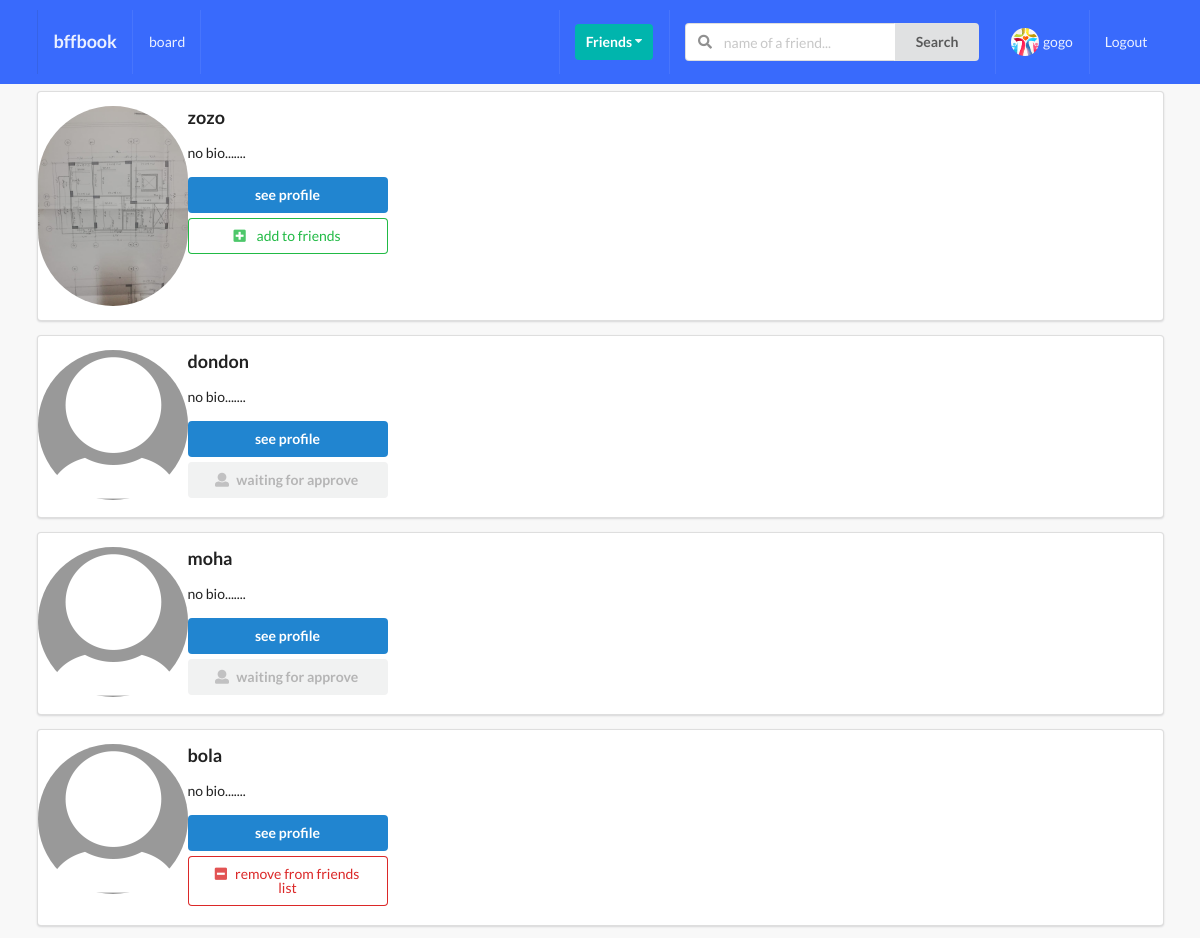
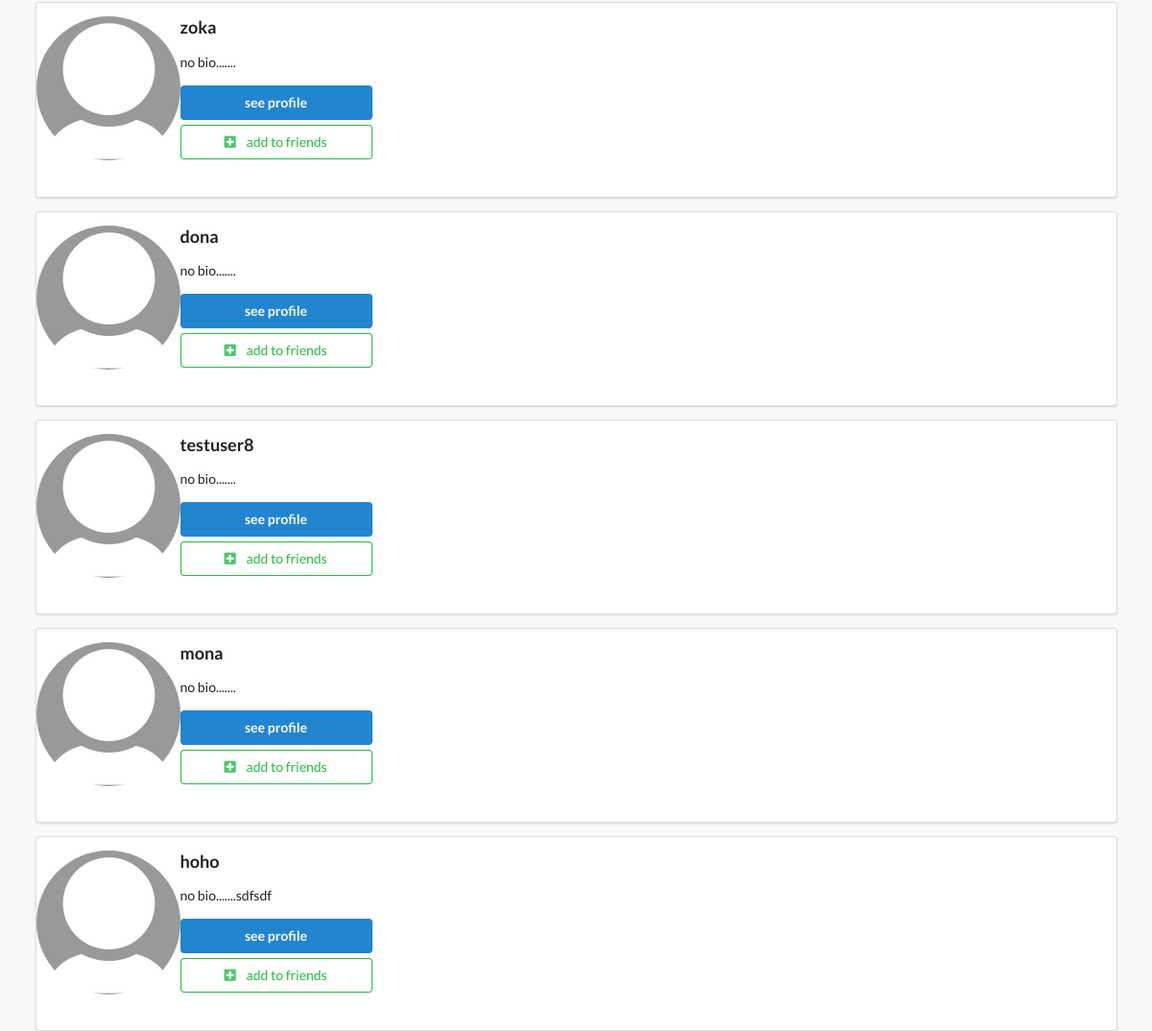
/profiles/profiles_available_for_inviting/ (signed in), run on the app's committed database (2 pictures, top to bottom).
### profiles/models.py (models this page shows, shortened)
class Profile(models.Model):
    first_name = models.CharField(max_length=200, blank=True, null=True)
    last_name = models.CharField(max_length=200, blank=True, null=True)
    user = models.OneToOneField(User, on_delete=models.CASCADE)
    bio = models.TextField(max_length=300, default="no bio.......")
    email = models.EmailField(max_length=200, blank=True, null=True)
    country = models.CharField(max_length=200, blank=True, null=True)
    avatar = models.ImageField(default='avatar.jpg', upload_to='avatars/')
    friends = models.ManyToManyField(User, blank=True, related_name='friends')
    slug = models.SlugField(unique=True, blank=True, null=True)
    updated = models.DateTimeField(auto_now=True)
    created = models.DateTimeField(auto_now_add=True)
    objects = ProfileManager()
    def get_absolute_url(self):
        return reverse('profiles:profile_detail', kwargs={'slug': self.slug})

### profiles/views.py (the view)
# urls.py: path('profiles_available_for_inviting/',profiles_available_for_inviting.as_view(),name='profiles_available_for_inviting'),
class profiles_available_for_inviting(ListView):
    model = Profile
    template_name = 'profiles/profiles_avilable_for_inviting.html'
    context_object_name = 'qs'
    def get_queryset(self):
        qs = Profile.objects.get_all_profiles(self.request.user)
        return qs
    def get_context_data(self, **kwargs):
        context = super().get_context_data(**kwargs)
        user = User.objects.get(username__iexact=self.request.user)
        profile = Profile.objects.get(user=user)
        rel_r = Relationship.objects.filter(sender=profile)
        rel_s = Relationship.objects.filter(reciever=profile)
        rel_sender = []
        rel_reciever = []
        for item in rel_r:
            rel_reciever.append(item.reciever.user)
        for item in rel_s:
            rel_sender.append(item.sender.user)
        context['rel_reciever'] = rel_reciever
        print(rel_reciever)
        context['rel_sender'] = rel_sender
        context['is_empty'] = False
        if len(self.get_queryset()) == 0:
            context['is_empty'] = True
        return context

### profiles/context_processors.py (called while the page is built)
def ava_context(request):
    if request.user.is_authenticated:
        prof_instance=Profile.objects.get(user=request.user)
        prof_avatar=prof_instance.avatar
        return{'avatar_pic':prof_avatar}
    return {}

def invitation_recieved_count(request):
    if request.user.is_authenticated:
        prof_instance = Profile.objects.get(user=request.user)
        rel_invitation_recieved=Relationship.objects.invitation_recieved(prof_instance).count()
        return {'invitations_no':rel_invitation_recieved}
    else:
        return {}

### profiles/models.py (called while the page is built)
    def get_all_profiles(self, me):
        profiles = Profile.objects.all().exclude(user=me)
        return profiles

    def invitation_recieved(self, reciever):
        qs = Relationship.objects.filter(reciever=reciever, status='send')
        return qs

### profiles/templates/profiles/profiles_avilable_for_inviting.html (shortened to what this page needs)
{% extends 'base.html' %}
{% load static %}
{% block content %}
{% for object in object_list %}
<div class="ui segment">
    <div class="ui grid">
        <div class="row">
            <div class="three wide columns">
                <img class="ui small circular image" src="{{object.avatar.url}}" alt="img">
            </div>
            <div class="thirteen wide columns">
                <h3>{{object.user}}</h3>
                <p>{{object.bio}}</p>
                <a href="{{object.get_absolute_url}}">
                    <button class="ui primary button mb-5 w-big">see profile</button>
                </a>
                {% if object.user not in rel_reciever and object.user not in rel_sender %}
                <form action="{% url 'profiles:send_invitation' %}" method="post">{%csrf_token%}
                    <button class="ui positive basic button mb-5 w-big"><i class="plus square icon"></i> add to friends
                    </button>
                </form>
                {% endif %}
                <br>
                {% if object.user in rel_reciever and request.user not in object.friends.all %}
                <button class="ui disabled   button mb-5 w-big"><i class="user icon"></i>waiting for approve</button>
                {% endif %}
                {% if request.user in object.friends.all %}
                <form action="{% url 'profiles:remove_friend' %}" method="post">{%csrf_token%}
                    <button class="ui negative basic button mb-5 w-big"><i class="minus square icon"></i>remove from
                        friends list
                    </button>
                </form>
                {% endif %}
            </div>
        </div>
    </div>
</div>
{% endfor%}
{% endblock content %}

### templates/base.html (shortened to what this page needs)
{% load static %}
<!doctype html>
<html lang="en">
<head>
<link rel="stylesheet" type="text/css" href="{% static 'static_project/style.css' %}">
    <link rel="stylesheet" type='text/css'
          href="https://cdnjs.cloudflare.com/ajax/libs/semantic-ui/2.2.14/semantic.min.css">
<link rel="stylesheet" href="https://pro.fontawesome.com/releases/v5.10.0/css/all.css"/>
</head>
<body>
{% include 'main/navbar.html' %}
<div class="ui container">
    {% block content %}
    {% endblock content %}
</div>
</body>
</html>

### templates/main/navbar.html (shortened to what this page needs)
{% url 'home' as path_to_home %}
{%  url 'posts:main_post_view' as path_to_posts %}
{% url 'profiles:myprofile' as path_to_my_profile %}
<div class="ui inverted menu nav mb-7">
  <div class="ui container">
    <a href="{{path_to_home}}" class="{% if request.path == path_to_home %}active{% endif %} item">
        <h3>bffbook</h3>
    </a>
    {% if request.user.is_authenticated %}
    <a href="{{path_to_posts}}" class="{% if request.path == path_to_posts %}active{% endif %} item">
        board
    </a>
    {% endif %}
    <div class="right menu">
        {% if request.user.is_authenticated %}
        <div class="item">
            <div class="ui floating dropdown icon button teal"> Friends
                <i class="dropdown icon"></i>
             </div>
        </div>
             <div class="item">
              <form action="" method="GET">
                <div class="ui action left icon input">
                <input class="prompt" type="text" name='q' placeholder="name of a friend...">
                <button type='submit' class="ui button">Search</button>
                </div>
            </form>
            </div>
            <a href="{{path_to_my_profile}}" class="{% if request.path == path_to_my_profile %} active {% endif %}item">
                 <img class="ui avatar image" src="{{avatar_pic.url}}">
                 {{ request.user }}
            </a>
            <a href="{% url 'account_logout' %}" class="ui item">
                Logout
            </a>
        {% else %}
        <a href="{% url 'account_login' %}" class="ui item">
                Login
            </a>
        {% endif %}
    </div>
  </div>
</div>

### project/static_project/style.css (style rules this page uses)
body { background: #F8F8F8 !important; }
.nav { border-radius: 0px !important; padding: 10px 0 10px 0 !important; background-color: #396afc !important; }
.mb-7 { margin-bottom: 7px !important; }
.mb-5 { margin-bottom: 5px !important; }
.w-big { width: 200px !important; }

### data on the page
Profile: avatar (picture), user "zozo", bio "no bio......."
Profile: avatar (placeholder picture), user "dondon", bio "no bio.......", shows "waiting for approve"
Profile: avatar (placeholder picture), user "moha", bio "no bio.......", shows "waiting for approve"
Profile: avatar (placeholder picture), user "bola", bio "no bio......."
Profile: avatar (placeholder picture), user "zoka", bio "no bio......."
Profile: avatar (placeholder picture), user "dona", bio "no bio......."
Profile: avatar (placeholder picture), user "testuser8", bio "no bio......."
Profile: avatar (placeholder picture), user "mona", bio "no bio......."
Profile: avatar (placeholder picture), user "hoho", bio "no bio.......sdfsdf"

### other printed values
{{ request.user }} "gogo"
